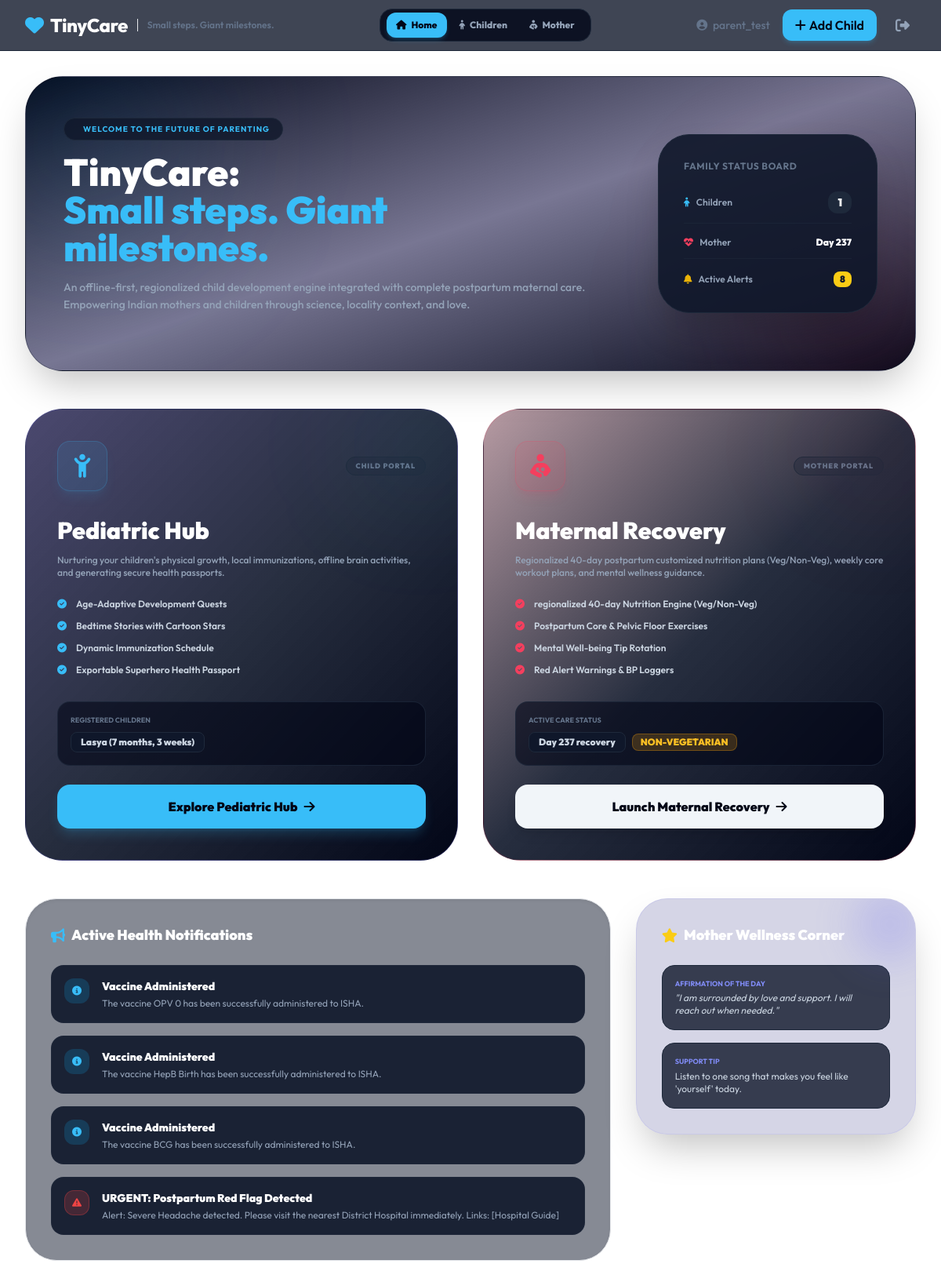
The page /parent/ (signed in) on the database as committed earlier.
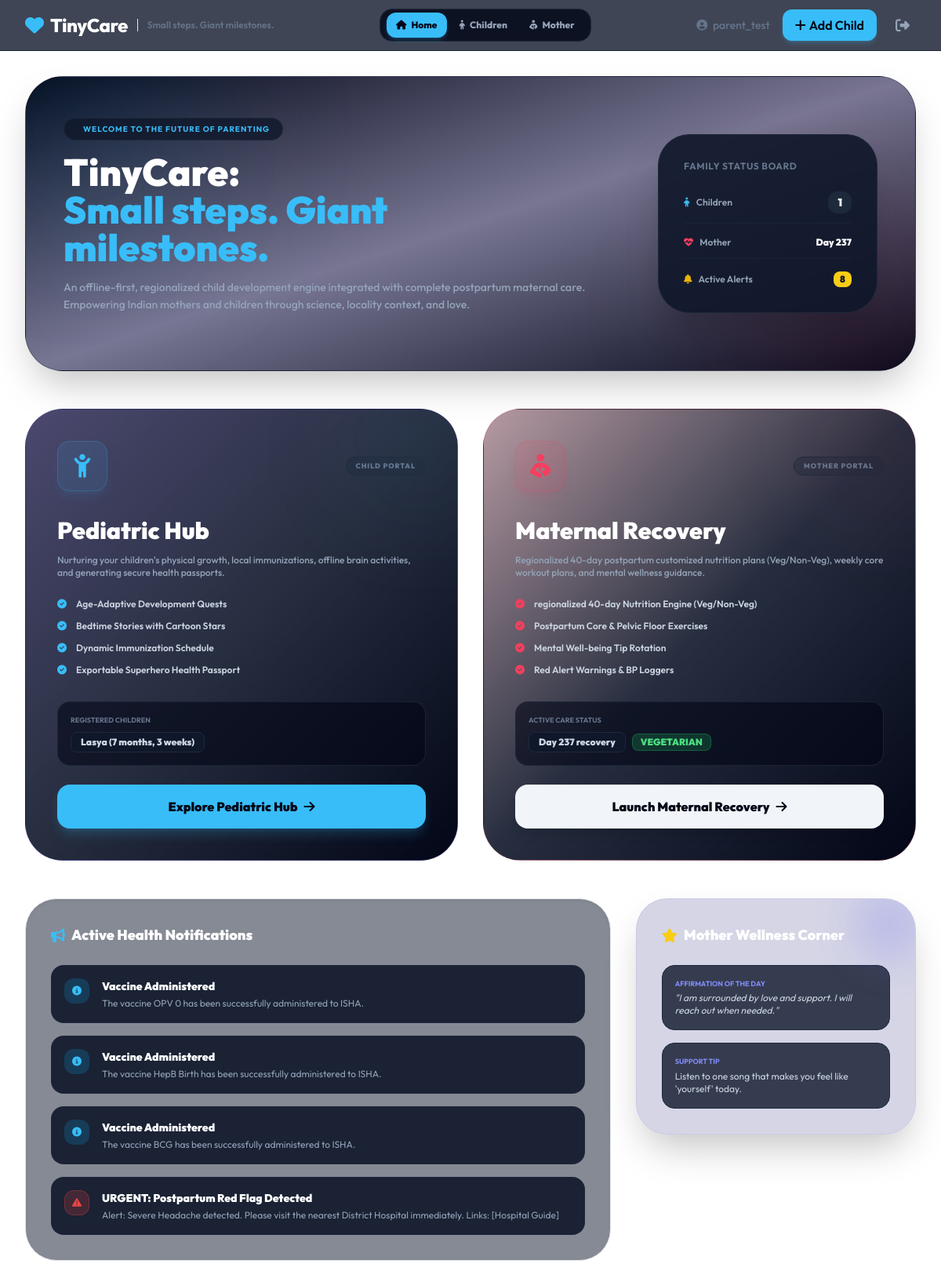
The same page on the database as committed later.
### health/models.py (models this page shows, shortened)
class MotherProfile(models.Model):
    DELIVERY_CHOICES = [('normal', 'Normal Delivery'), ('c-section', 'C-Section')]
    DIET_CHOICES = [('veg', 'Vegetarian'), ('non-veg', 'Non-Vegetarian')]
    user = models.OneToOneField(settings.AUTH_USER_MODEL, on_delete=models.CASCADE, related_name='mother_profile')
    delivery_date = models.DateField()
    delivery_type = models.CharField(max_length=20, choices=DELIVERY_CHOICES)
    diet_preference = models.CharField(max_length=20, choices=DIET_CHOICES, default='veg')
    current_weight = models.FloatField(null=True, blank=True, help_text="Stored in KG")
    weight_unit = models.CharField(max_length=5, choices=[('kg', 'kg'), ('g', 'g')], default='kg')
    last_systolic_bp = models.IntegerField(null=True, blank=True)
    last_diastolic_bp = models.IntegerField(null=True, blank=True)
    created_at = models.DateTimeField(auto_now_add=True)
    updated_at = models.DateTimeField(auto_now=True)

### health/views.py (the view)
# urls.py: path('parent/', views.parent_dashboard, name='parent_dashboard'),
@login_required
@user_passes_test(is_parent)
def parent_dashboard(request):
    children = ChildProfile.objects.filter(parent=request.user).order_by('-created_at')
    notifications = Notification.objects.filter(user=request.user).order_by('-created_at')
    urgent_count = notifications.filter(is_urgent=True, is_read=False).count()
    mother = getattr(request.user, 'mother_profile', None)
    maternal_context = None
    if mother:
        maternal_context = get_postpartum_context(mother)
    return render(request, 'health/parent_dashboard.html', {
        'children': children,
        'notifications': notifications,
        'urgent_count': urgent_count,
        'mother': mother,
        'maternal_context': maternal_context,
    })

### health/views.py (called while the page is built)
def is_parent(user):
    return user.is_authenticated and user.is_parent

### health/templates/health/parent_dashboard.html (shortened to what the changed rows need)
{% extends 'health/base.html' %}
{% block content %}
<div class="relative bg-gradient-to-br from-slate-950 via-indigo-950/60 to-slate-950 rounded-[3rem] p-12 overflow-hidden mb-12 shadow-2xl border border-slate-800/40 flex flex-col md:flex-row items-center justify-between gap-8 min-h-[350px]">
    {% load static %}
    <div class="relative z-10 max-w-2xl">
        <h1 class="text-4xl md:text-5xl font-black text-white leading-tight mb-4">
            TinyCare: <br/>
            <span class="text-transparent bg-clip-text bg-gradient-to-r from-primary to-sky-400">Small steps. Giant milestones.</span>
        </h1>
    </div>
</div>
<div class="grid grid-cols-1 md:grid-cols-2 gap-8 mb-12">
    <div class="group relative bg-gradient-to-br from-indigo-950/80 via-slate-900/90 to-slate-950 rounded-[3rem] border border-indigo-500/20 p-10 hover:border-primary/40 hover:shadow-indigo-500/10 hover:shadow-2xl transition-all duration-500 transform hover:-translate-y-1.5 flex flex-col justify-between overflow-hidden">
        <div>
            <h2 class="text-3xl font-black text-white mb-3">Pediatric Hub</h2>
        </div>
    </div>
    <div class="group relative bg-gradient-to-br from-rose-950/40 via-slate-900/90 to-slate-950 rounded-[3rem] border border-rose-500/20 p-10 hover:border-rose-500/40 hover:shadow-rose-500/5 hover:shadow-2xl transition-all duration-500 transform hover:-translate-y-1.5 flex flex-col justify-between overflow-hidden">
        <div>
            <h2 class="text-3xl font-black text-white mb-3">Maternal Recovery</h2>
            <div class="bg-slate-950/60 rounded-2xl border border-slate-800/80 p-4 mb-6">
                {% if mother %}
                <div class="flex items-center gap-2">
                    <span class="text-xs bg-slate-900 border border-slate-800 px-3 py-1 rounded-lg text-slate-300 font-black">
                        Day {{ maternal_context.day_number }} recovery
                    </span>
                    <span class="text-xs px-2.5 py-0.5 rounded-lg font-black uppercase text-[10px]
                        {% if mother.diet_preference == 'veg' %}bg-green-500/20 text-green-400 border border-green-500/30{% else %}bg-amber-500/20 text-amber-400 border border-amber-500/30{% endif %}">
                        {{ mother.get_diet_preference_display }}
                    </span>
                </div>
                {% else %}
                <span class="text-xs italic text-slate-500">No profile initialized yet.</span>
                {% endif %}
            </div>
        </div>
    </div>
</div>
{% endblock %}

Rows that differ between the two databases and show on the page:
changed MotherProfile: diet_preference "NON-VEGETARIAN" → "VEGETARIAN"
